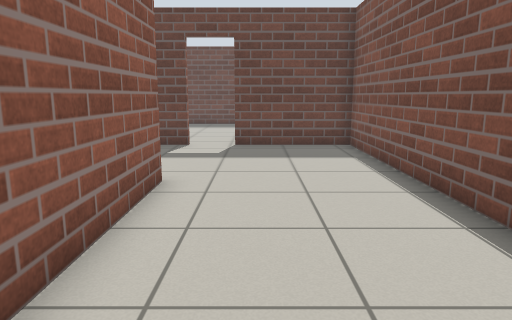
[1] (above)

16 first-person views from a walk through a world built for the Gazebo simulator. The camera is 0.94 m above the floor, tilts 10° down and sees 70° across. The floor is counted in squares, 0.5 m on a side. Each view is taken from the middle of a square. On the plan, view 1 faces up. The plan holds only what a view shows up to about 18 squares ahead; the rest is blank.

[2]
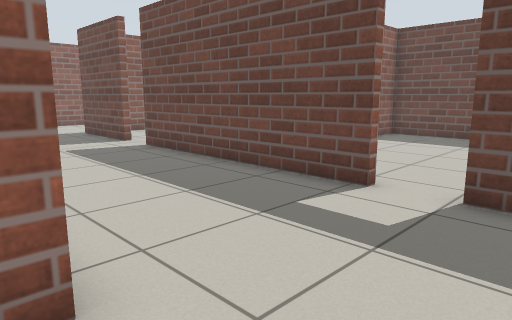

[3]
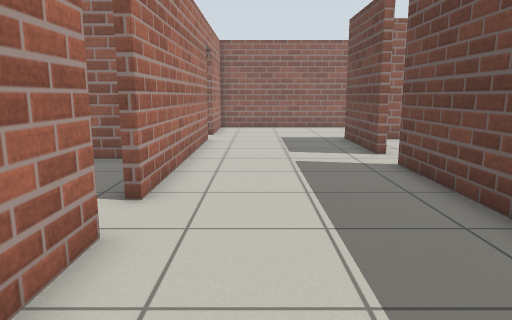

[4]
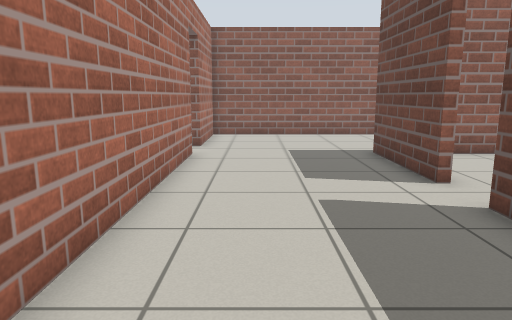

[5]
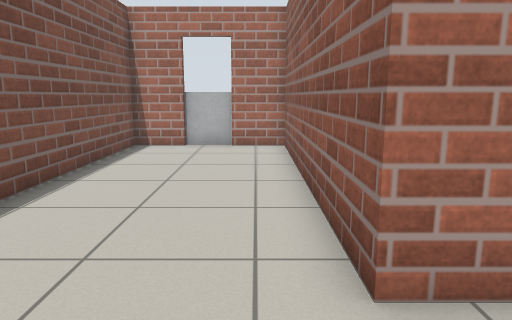

[6]
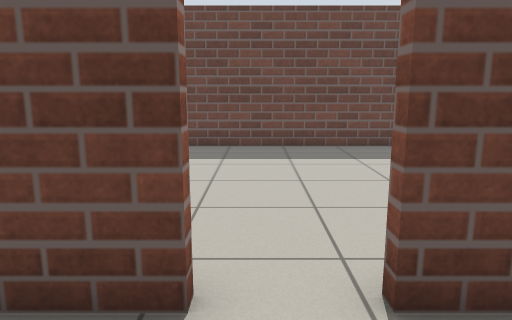

[7]
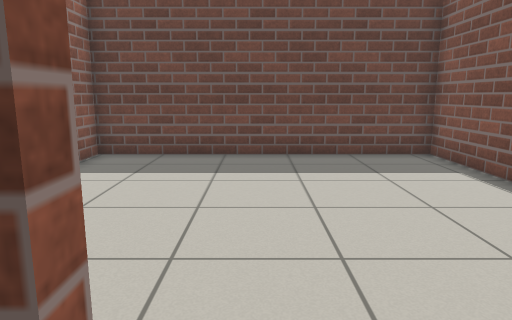

[8]
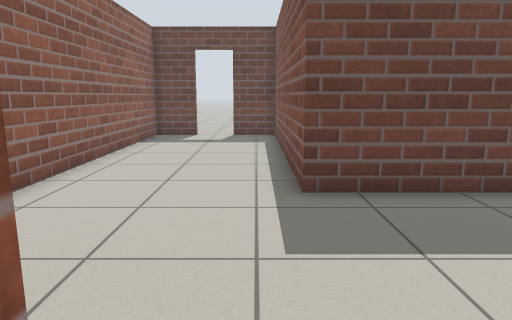

[9]
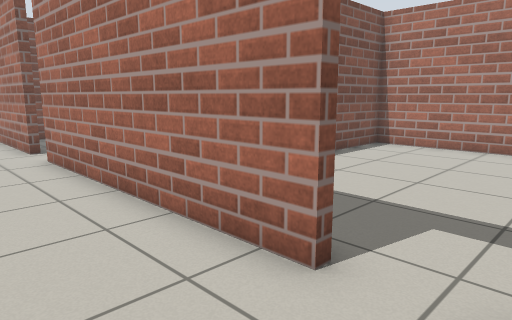

[10]
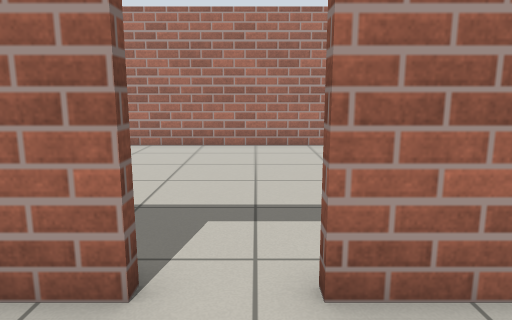

[11]
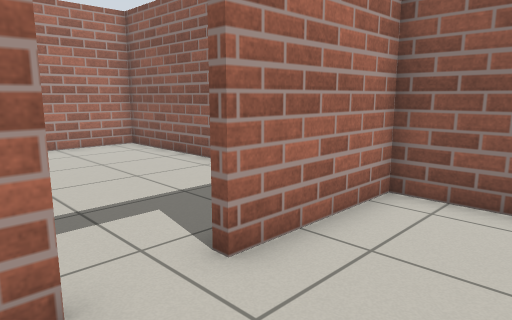

[12]
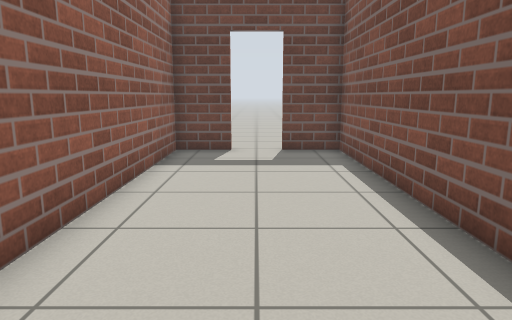

[13]
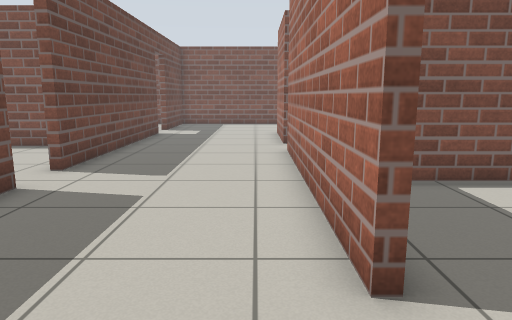

[14]
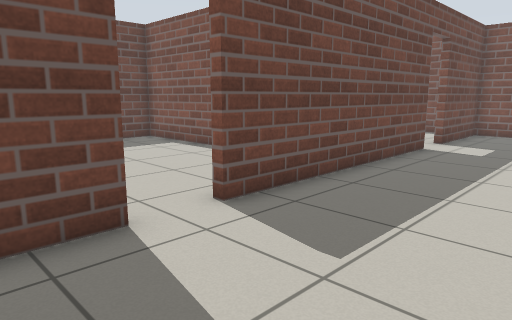

[15]
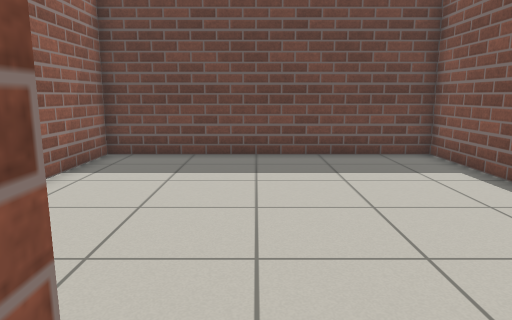

[16]
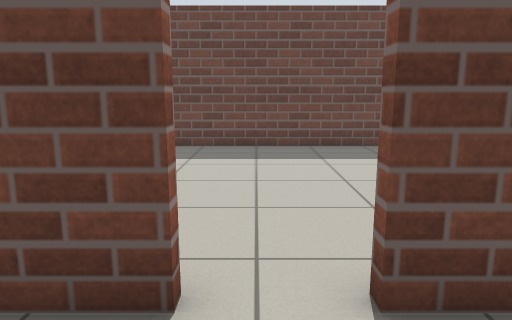

### Floor plan
Ten units are one square. View 1 is at (0, 0); x grows to the right and y downward. Boxes are objects, and circles mark ways between rooms. Rooms are numbered by the first view taken in them; rooms with no view inside come last. Other rooms are left out.
<svg viewBox="-243 -255 284 290">
<path fill="none" stroke="#000" d="M-66 -79 -21 -79 -21 28 0 28M-136 -139 -181 -139 -181 -246 -201 -246M-25 -139 -120 -139M-178 -79 -84 -79M16 28 36 28 36 -139 -9 -139M-219 -246 -238 -246 -238 -79 -196 -79M-238 -24 -238 28 -131 28 -131 -2M-131 -32 -131 -56M-178 -179 -178 -156M-74 -199 -74 -246 -178 -246 -178 -211M-74 -167 -74 -182"/>
<circle cx="-185" cy="-80" r="3" fill="#2a7"/>
<circle cx="-125" cy="-140" r="3" fill="#2a7"/>
<text x="-100" y="-110">1</text>
<text x="-190" y="-30">2</text>
<text x="-130" y="-200">3</text>
</svg>
Room 1 opens to room 2. Room 1 opens to room 3.

Where each view was taken, in squares from view 1:
view 1: 0 up, 0 right, facing up
view 2: 7 up, 1 right, facing up-left
view 3: 10 up, 2 left, facing left
view 4: 10 up, 6 left, facing left
view 5: 11 up, 1 left, facing down
view 6: 11 up, 2 left, facing up
view 7: 13 up, 2 left, facing up
view 8: 7 up, 19 left, facing up
view 9: 11 up, 20 left, facing down-right
view 10: 11 up, 19 left, facing down
view 11: 11 up, 17 left, facing down-left
view 12: 12 up, 21 left, facing up
view 13: 9 up, 21 left, facing right
view 14: 9 up, 16 left, facing up-right
view 15: 13 up, 13 left, facing up
view 16: 11 up, 13 left, facing up
